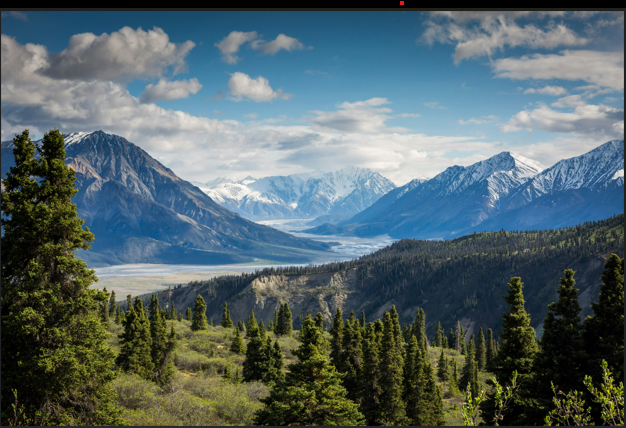
#> input picture Image_praktik/gng.png, 626 x 428 px
$ python rotation.py
#> lines starting #> are read from the running program, lines starting #| are printed output that depends on the picture
import numpy as np
import argparse
import imutils
import cv2
import os

# [6 lines of commented-out code are left out]
imagePath = os.path.join(".","gng.png")

image = cv2.imread(imagePath)
#> image is the input picture: shape (428, 626, 3); mean B, G, R 104.6, 101.4, 84.1
(h, w) = image.shape[:2]
#> h = 428; w = 626
center = (w // 2, h // 2)
#> center = (313, 214)

M = cv2.getRotationMatrix2D(center, 45, 1.0)
rotated = cv2.warpAffine(image, M, (w, h))
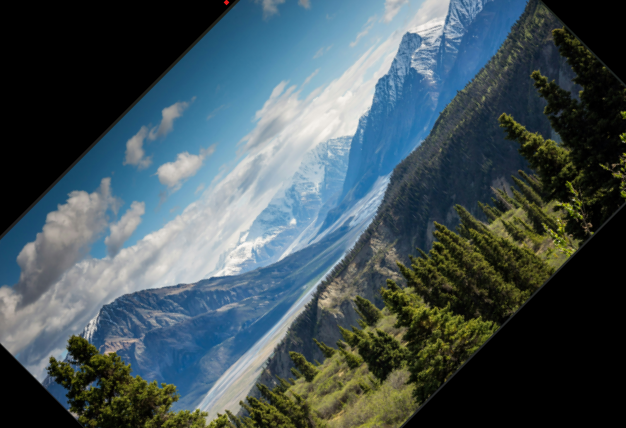
#> rotated: shape (428, 626, 3); mean B, G, R 87.7, 82.9, 67.3
cv2.imshow("Rotated by 45 Degrees", rotated)

M = cv2.getRotationMatrix2D(center,-90, 1.0)
rotated = cv2.warpAffine(image, M, (w, h))
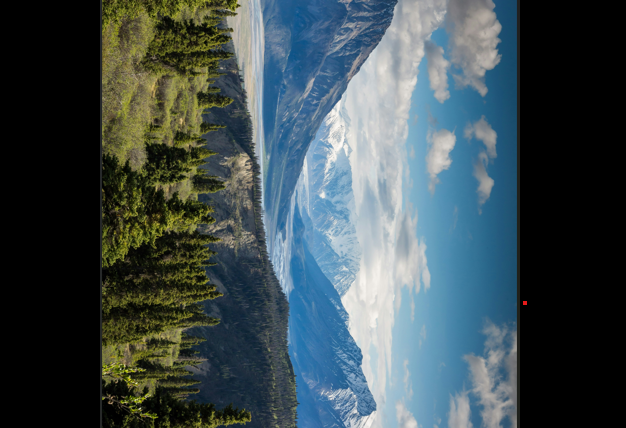
#> rotated: shape (428, 626, 3); mean B, G, R 80.4, 76.9, 62.8
cv2.imshow("Rotated by-90 Degrees", rotated)
cv2.waitKey(0)
